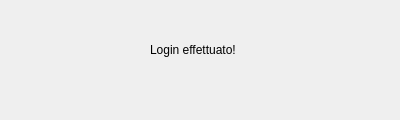
<?xml version="1.0" encoding="UTF-8"?>
<ui version="4.0">
 <class>Dialog3</class>
 <widget class="QDialog" name="Dialog3">
  <property name="geometry">
   <rect>
    <x>0</x>
    <y>0</y>
    <width>400</width>
    <height>120</height>
   </rect>
  </property>
  <property name="windowTitle">
   <string>Login effettuato</string>
  </property>
  <widget class="QLabel" name="label">
   <property name="geometry">
    <rect>
     <x>150</x>
     <y>40</y>
     <width>91</width>
     <height>20</height>
    </rect>
   </property>
   <property name="text">
    <string>Login effettuato!</string>
   </property>
  </widget>
 </widget>
 <resources/>
 <connections/>
</ui>
